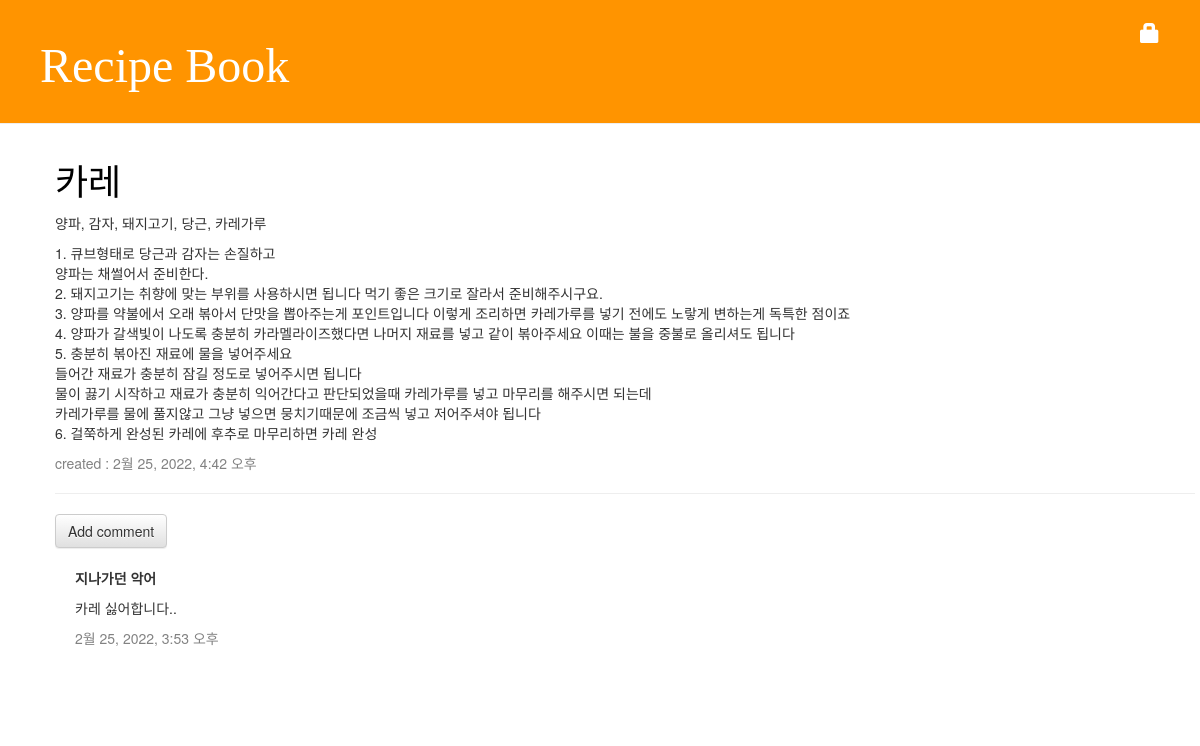
Page /recipe/1/ on the committed database.
### recipe/models.py (models this page shows, shortened)
class Recipe(models.Model):
    author = models.ForeignKey('auth.User', on_delete=models.CASCADE)
    food_name = models.CharField(max_length=500)
    ingredient = models.TextField()
    recipe = models.TextField()
    created_date = models.DateTimeField(default=timezone.now)

class Comment(models.Model):
    recipe = models.ForeignKey('recipe.Recipe', on_delete=models.CASCADE, related_name='comments')
    author = models.CharField(max_length=200)
    text = models.TextField()
    created_date = models.DateTimeField(default=timezone.now)
    approved_comment = models.BooleanField(default=False)

### recipe/views.py (the view)
# urls.py: path('<int:pk>/', views.recipe_detail, name='recipe_detail'),
def recipe_detail(request, pk):
    recipe = get_object_or_404(Recipe, pk=pk)
    return render(request, 'recipe/recipe_detail.html', {'recipe': recipe})

### recipe/templates/recipe/recipe_detail.html (shortened to what this page needs)
{% extends 'recipe/background.html' %}
{% block block %}
    <div class="post">
       <h1><a href="">{{ recipe.food_name }}</a></h1>
        <p>{{ recipe.ingredient|linebreaksbr }}</p>
        <p>{{ recipe.recipe|linebreaksbr }}</p>
        <div class="date">
            <p>created : {{ recipe.created_date }}</p>
        </div>
        <hr>
            <a class="btn btn-default" href="{% url 'comment_add' pk=recipe.pk %}">
                Add comment
            </a>
            {% for comment in recipe.comments.all %}
                {% if user.is_authenticated or comment.approved_comment %}
                    <div class="comment">
                        <strong>{{ comment.author }}</strong>
                        <p>{{ comment.text|linebreaks }}</p>
                        <div class="date">{{ comment.created_date }}</div>
                    </div>
                {% endif %}
            {% empty %}
                <div style="margin-top: 10px;">
                <p>아직 댓글이 없습니다 :(</p>
                </div>
            {% endfor %}
    </div>
{% endblock %}

### recipe/static/css/recipe.css (style rules this page uses)
h1, h2, h3, h4 { font-family: '맑은 고딕 Semilight', cursive; }
.date { color: #828282; }
.post { margin-bottom: 70px; }
.post h1 a, .post h1 a:visited { color: #000000; font-family: 'Gaegu', cursive; }
.comment { margin: 20px 0px 20px 20px; }

### rows in the picture
Recipe: food_name "카레", ingredient "양파, 감자, 돼지고기, 당근, 카레가루", recipe "1. 큐브형태로 당근과 감자는 손질하고 양파는 채썰어서 준비한다. 2. 돼지고기는 취향에 맞는 부위를 사용하시면 됩니다 먹기 좋은 크기로 잘라서 준비해주시구요. 3. 양파를 약불에서 오래 볶아서 단맛을 뽑아주는게 포인트입니다 이렇게 조리하면 카레가루를 넣기 전에도 노랗게 변하는게 독특한 점이죠 4. 양파가 갈색빛이 나도록 충분히 카라멜라이즈했다면 나머지 재료를 넣고 같이 볶아주세요 이때는 불을 중불로 올리셔도 됩니다 5. 충분히 볶아진 재료에 물을 넣어주세요 들어간 재료가 충분히 잠길 정도로 넣어주시면 됩니다 물이 끓기 시작하고 재료가 충분히 익어간다고 판단되었을때 카레가루를 넣고 마무리를 해주시면 되는데 카레가루를 물에 풀지않고 그냥 넣으면 뭉치기때문에 조금씩 넣고 저어주셔야 됩니다 6. 걸쭉하게 완성된 카레에 후추로 마무리하면 카레 완성", created_date "2월 25, 2022, 4:42 오후"
Comment: author "지나가던 악어", text "카레 싫어합니다..", created_date "2월 25, 2022, 3:53 오후"
